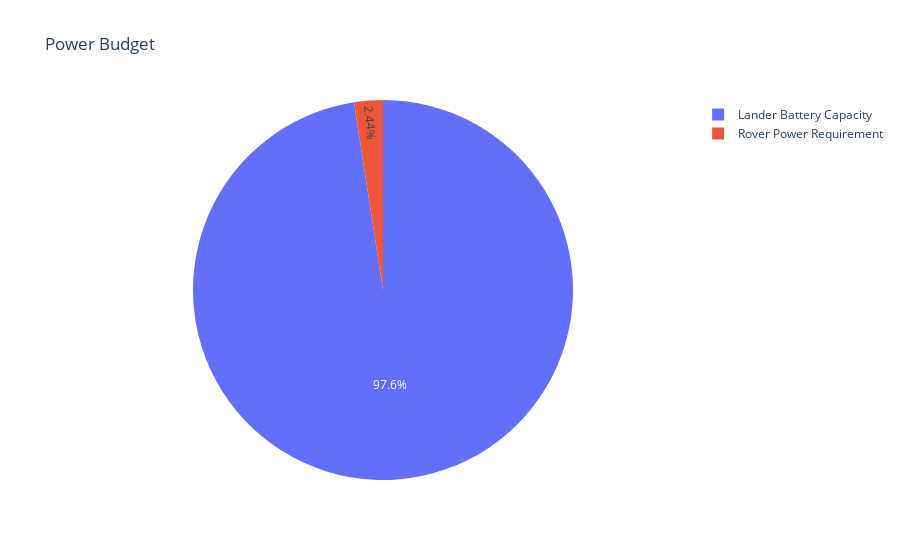

Write notebook code for a chart like this one.
### Code cell
power_fig = px.pie(names=power_labels, values=power_values, title='Power Budget')
power_fig.show()

### Figure 1 — Plotly figure (JSON) as saved in the notebook; plotly's stock layout.template omitted (floating-point values rounded to 4 significant figures)
{"data": [{"domain": {"x": [0, 1], "y": [0, 1]}, "hovertemplate": "label=%{label}<br>value=%{value}<extra></extra>", "labels": ["Rover Power Requirement", "Lander Battery Capacity"], "legendgroup": "", "name": "", "showlegend": true, "type": "pie", "values": [50, 2000]}], "layout": {"legend": {"tracegroupgap": 0}, "title": {"text": "Power Budget"}}}
